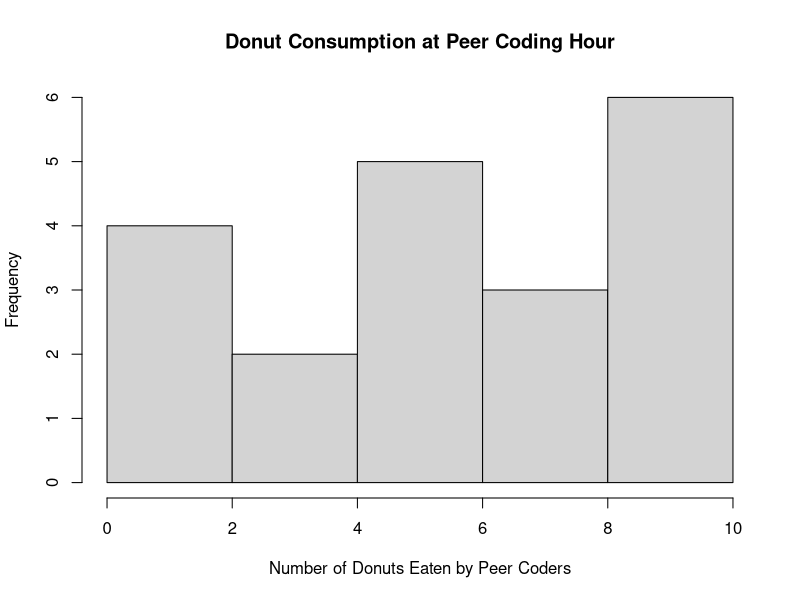
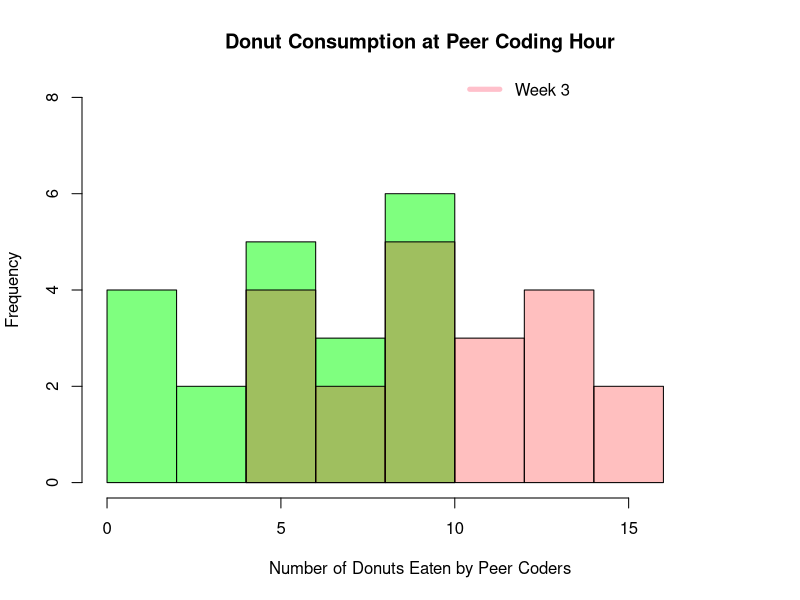
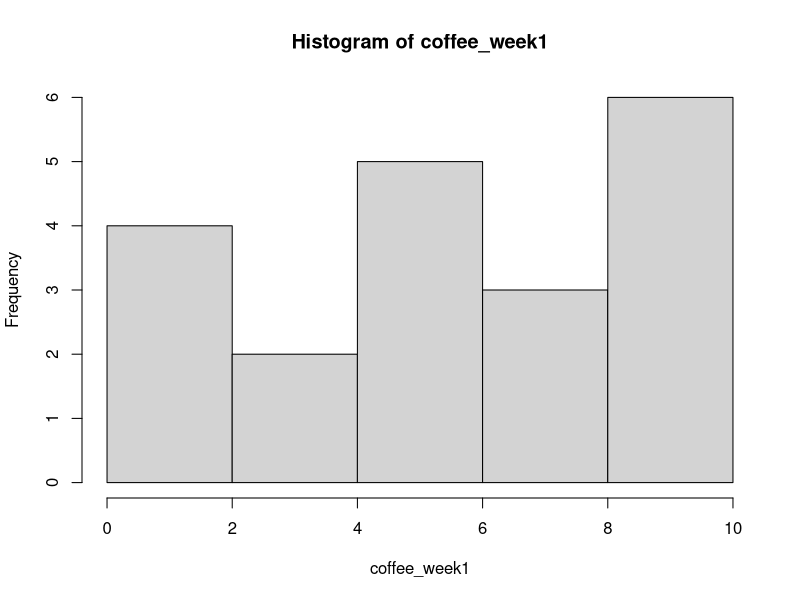
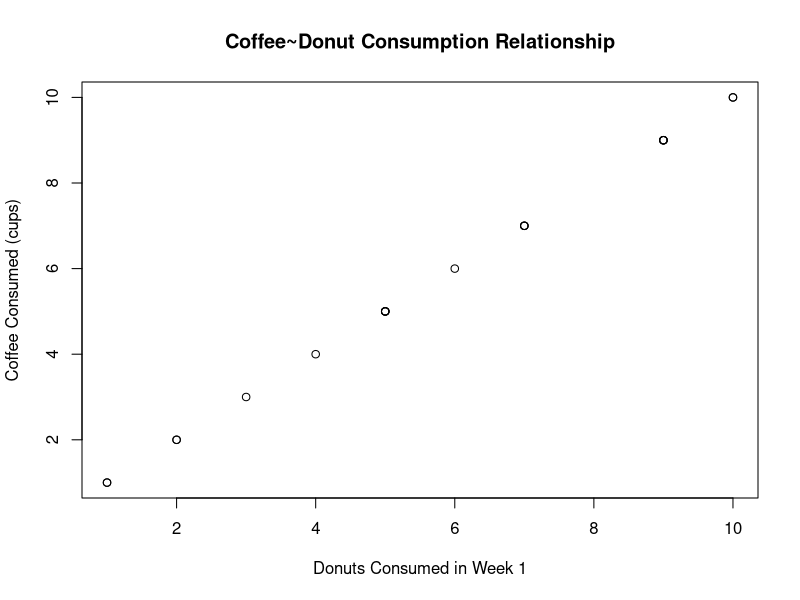
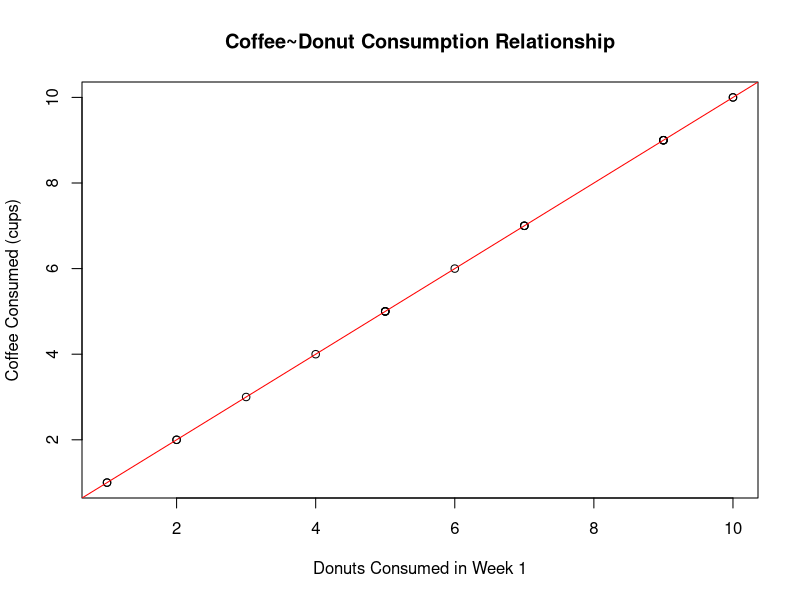

Write the R code that produced these figures, in order.
# Make a directory on your computer (BONUS: do this at the command line)
# Set your working directory to that directory
setwd("~/Documents/daviesLab/codingHour/") # <------ this should be the path to YOUR directory

# PART 1: Analyzing Donut Consumption ----

# Create a vector of 20 random numbers ranging from 1 to 10. Call it `donuts_week1`.
set.seed(1) # <---- I'm using "set.seed" to make sure the numbers I randomly generate are the same when you do it
donuts_week1 <- sample(1:10, 20, replace=T)

# Create a vector of 20 random numbers ranging from 5 to 15. Call it `donuts_week2`.
set.seed(1) # <----- you have to "set the seed" every time you call a random operation
donuts_week2 <- sample(5:15, 20, replace = T)

# Summarize the `donuts_week1` and `donuts_week2` objects using the `summary` function
summary(donuts_week1)
summary(donuts_week2)


# What is the data type of the `donuts_week2` and `donuts_week1` objects?

# There are lots of ways to do it...
typeof(donuts_week1)
typeof(donuts_week2)

class(donuts_week1)
class(donuts_week2)

str(donuts_week2)
str(donuts_week1)

# Make a histogram of `donuts_week1`. Title the histogram "Donut Consumption at Peer Coding Hour". Call the x-axis "Number of Donuts Eaten by Peer Coders".
hist(donuts_week1, main = "Donut Consumption at Peer Coding Hour", xlab = "Number of Donuts Eaten by Peer Coders")

# Plot a histogram of `donuts_week2` on top of a histogram of `donuts_week1`.
# HINT: you may want to play around with colors here. You'll definitely need to adjust the axes to see all of the data.
# BONUS: add a legend to the figure to discrimate between the histograms
hist(donuts_week1, main = "Donut Consumption at Peer Coding Hour", xlab = "Number of Donuts Eaten by Peer Coders", xlim = c(0,18), ylim = c(0,8), col=rgb(0,1,0,0.5))
hist(donuts_week2, col=rgb(1,0,0,0.25), add = T)
legend(x = 10, y = 9, c("Week 2", "Week 3"), col=c("green", "pink"), lwd = 5, bty = "n")

# Use a t-test to determine if there is a significant difference in the number of donuts consumed on week 1 vs. week 2
t.test(donuts_week1, donuts_week2, paired = F)

# PART 2: Relationship between Donut and Coffee Consumption ----
# Create a vector of 20 random numbers ranging from 1 to 10. Call it `coffee_week1`.
set.seed(1)
coffee_week1 <- sample(1:10, 20, replace=T)

# Examine this data in some way. Coders choice!
hist(coffee_week1)
summary(coffee_week1)
str(coffee_week1)
table(coffee_week1)
max(coffee_week1)
min(coffee_week1)

# Create a data frame called `coffee_donut_data` that has one column for `donuts_week1` and one column for `coffee_week1`
coffee_donut_data <- data.frame(donuts_week1, coffee_week1)

# Enter a line of code that tells you what type of object `coffee_donut_data` is and what type of data it contains (integers? characters?)
str(coffee_donut_data)

# Plot donuts consumed on the x-axis and coffee consumed on the y-axis. Give the plot a name. Label the x- and y-axes.
plot(coffee_week1~donuts_week1,data=coffee_donut_data, main = "Coffee~Donut Consumption Relationship", ylab = "Coffee Consumed (cups)", xlab = "Donuts Consumed in Week 1")

# Use a linear model to test the relationship between coffee and donut consumption. Save the results to a variable called `lm_coffee_donuts`.
lm_coffee_donuts <- lm(coffee_week1~donuts_week1,data=coffee_donut_data)

# Summarize `lm_coffee_donuts`
summary(lm_coffee_donuts)

# Add a regression line to the plot you made earlier using this linear model.
plot(coffee_week1~donuts_week1,data=coffee_donut_data, main = "Coffee~Donut Consumption Relationship", ylab = "Coffee Consumed (cups)", xlab = "Donuts Consumed in Week 1")
abline(lm_coffee_donuts, col = "red")
